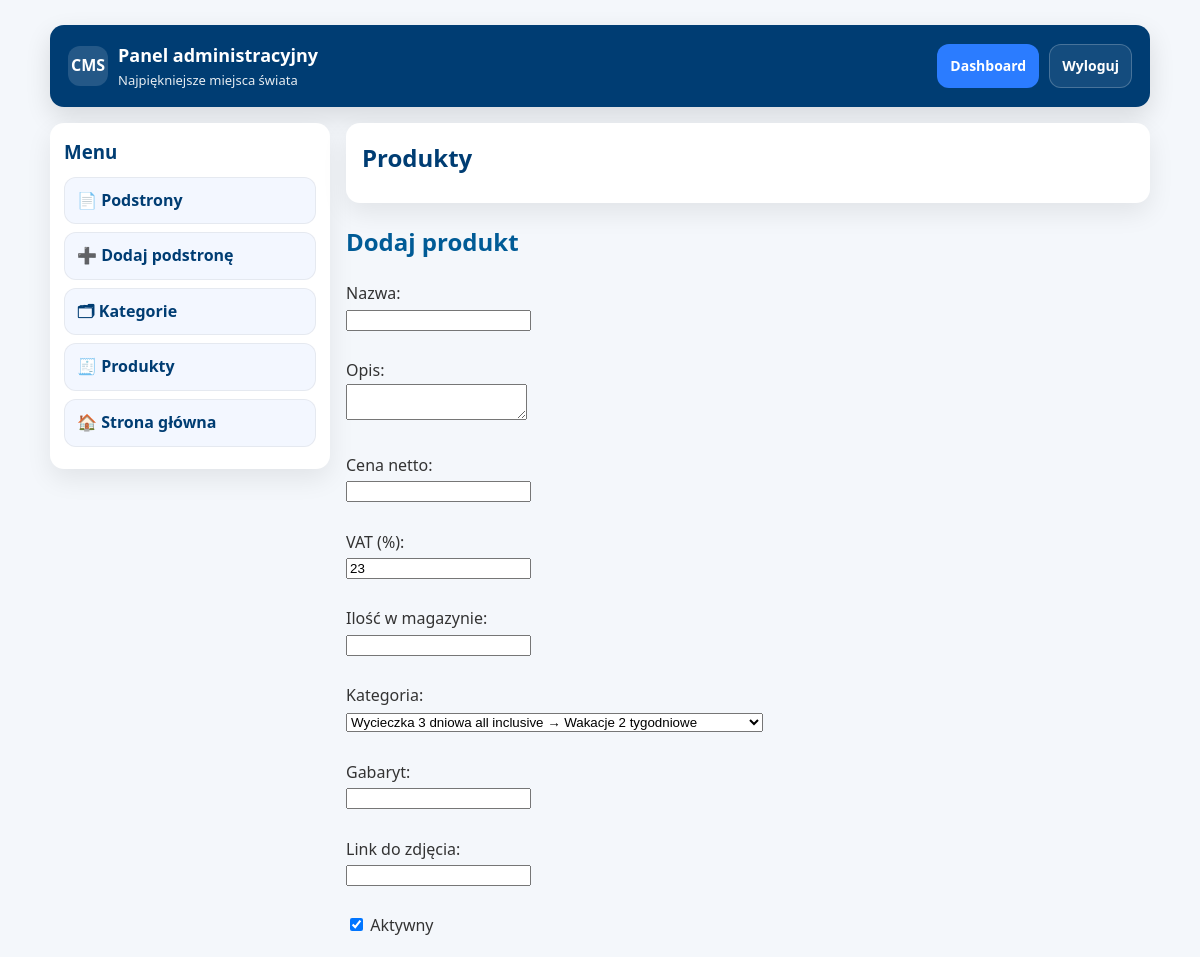
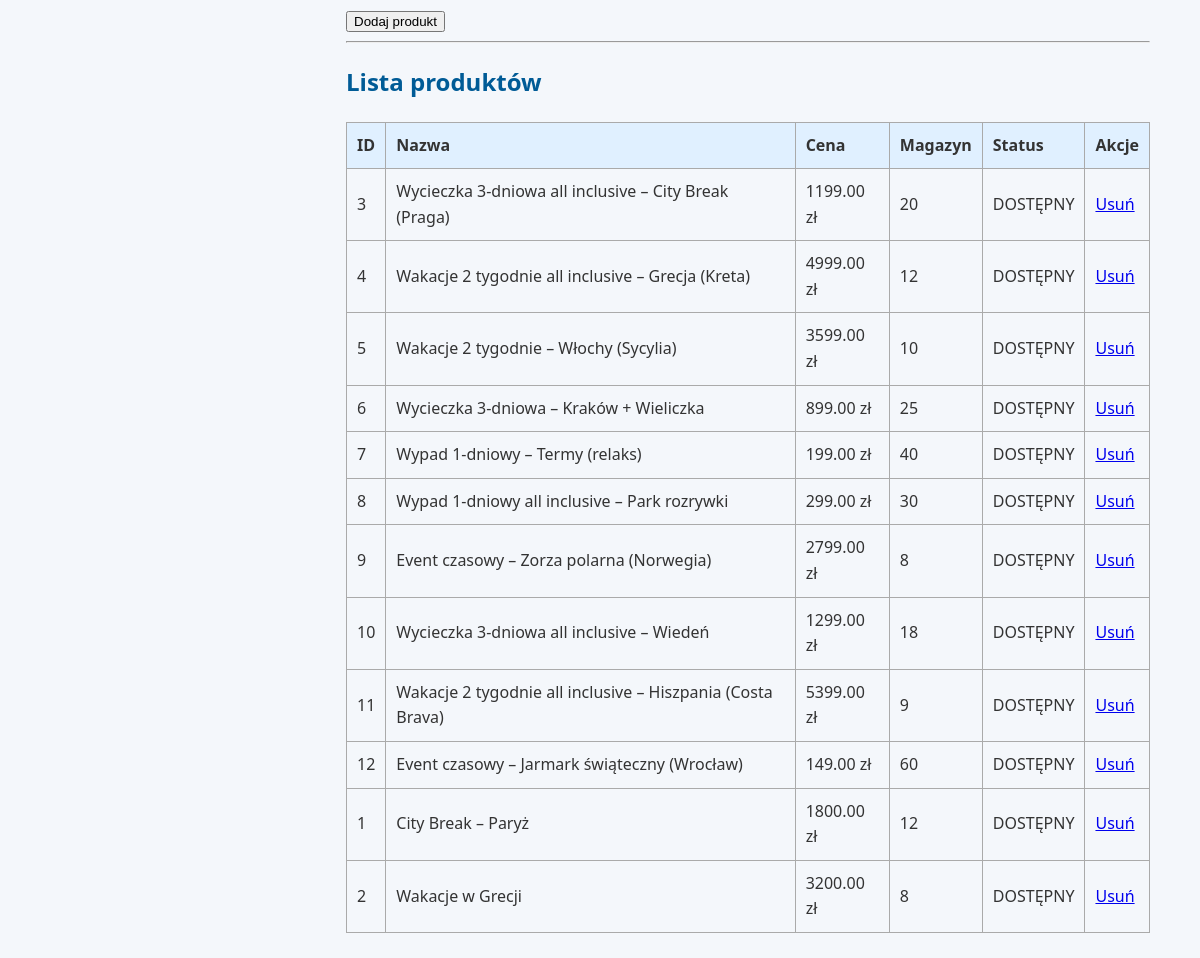
The app's page /witryna-projekt/admin.php?products=1 (signed in) with its own data (2 pictures, top to bottom).
### tables this page shows
CREATE TABLE `products` (
  `id` int(11) NOT NULL,
  `title` varchar(255) NOT NULL,
  `description` text NOT NULL,
  `created_at` datetime NOT NULL,
  `updated_at` datetime DEFAULT NULL,
  `expires_at` datetime DEFAULT NULL,
  `price_netto` decimal(10,2) NOT NULL,
  `vat` int(11) NOT NULL,
  `stock` int(11) NOT NULL,
  `status` tinyint(1) NOT NULL DEFAULT 1,
  `category_id` int(11) NOT NULL,
  `size` varchar(50) DEFAULT NULL,
  `image` varchar(255) DEFAULT NULL
);

### witryna-projekt/produkty.php (the view, shortened to what this page needs)
<?php
require_once 'cfg.php';
function DodajProdukt()
{
    echo '
    <h2>Dodaj produkt</h2>
    <form method="post">
        Nazwa:<br>
        <input type="text" name="title" required><br><br>
        Opis:<br>
        <textarea name="description" required></textarea><br><br>
        Cena netto:<br>
        <input type="number" step="0.01" name="price_netto" required><br><br>
        VAT (%):<br>
        <input type="number" name="vat" value="23"><br><br>
        Ilość w magazynie:<br>
        <input type="number" name="stock"><br><br>
        Kategoria:<br>
        <select name="category_id">'.ListaKategoriiSelect().'</select><br><br>
        Gabaryt:<br>
        <input type="text" name="size"><br><br>
        Link do zdjęcia:<br>
        <input type="text" name="image"><br><br>
        <label><input type="checkbox" name="status" checked> Aktywny</label><br><br>
        <input type="submit" name="add_product" value="Dodaj produkt">
    </form><hr>';
}
function PokazProdukty()
{
    global $conn;
    $res = mysqli_query($conn, "
        SELECT p.*, c.nazwa AS category
        FROM products p
        LEFT JOIN categories c ON p.category_id = c.id
        ORDER BY p.created_at DESC
    ");
    echo '<h2>Lista produktów</h2><table border="1" cellpadding="5">
        <tr>
            <th>ID</th>
            <th>Nazwa</th>
            <th>Cena</th>
            <th>Magazyn</th>
            <th>Status</th>
            <th>Akcje</th>
        </tr>';
    while ($p = mysqli_fetch_assoc($res)) {
        $available =
            ($p['status'] == 1 &&
             $p['stock'] > 0 &&
             ($p['expires_at'] === null || strtotime($p['expires_at']) > time()))
            ? 'DOSTĘPNY'
            : 'NIEDOSTĘPNY';
        echo '<tr>
            <td>'.$p['id'].'</td>
            <td>'.$p['title'].'</td>
            <td>'.$p['price_netto'].' zł</td>
            <td>'.$p['stock'].'</td>
            <td>'.$available.'</td>
            <td>
                <a href="?delete_product='.$p['id'].'">Usuń</a>
            </td>
        </tr>';
    }
    echo '</table>';
}
function ZarzadzajProduktami()
{
    DodajProdukt();
    PokazProdukty();
    return ob_get_clean();
}

### witryna-projekt/assets/css/style.css (style rules this page uses)
body { font-family: "Segoe UI", Arial, sans-serif; margin: 0; background-color: #faf2de; color: #333; line-height: 1.6; }
h1, h2, h3 { color: #005b96; }
table { width: 100%; border-collapse: collapse; margin-top: 20px; }
th, td { border: 1px solid #aaa; padding: 10px; text-align: left; }
th { background-color: #e0f0ff; }

### witryna-projekt/admin.php (style rules this page uses)
body { background: #f4f7fb; }

### records on screen
products: id "3", title "Wycieczka 3-dniowa all inclusive – City Break (Praga)", price_netto "1199.00", stock "20", available "DOSTĘPNY"
products: id "4", title "Wakacje 2 tygodnie all inclusive – Grecja (Kreta)", price_netto "4999.00", stock "12", available "DOSTĘPNY"
products: id "5", title "Wakacje 2 tygodnie – Włochy (Sycylia)", price_netto "3599.00", stock "10", available "DOSTĘPNY"
products: id "6", title "Wycieczka 3-dniowa – Kraków + Wieliczka", price_netto "899.00", stock "25", available "DOSTĘPNY"
products: id "7", title "Wypad 1-dniowy – Termy (relaks)", price_netto "199.00", stock "40", available "DOSTĘPNY"
products: id "8", title "Wypad 1-dniowy all inclusive – Park rozrywki", price_netto "299.00", stock "30", available "DOSTĘPNY"
products: id "9", title "Event czasowy – Zorza polarna (Norwegia)", price_netto "2799.00", stock "8", available "DOSTĘPNY"
products: id "10", title "Wycieczka 3-dniowa all inclusive – Wiedeń", price_netto "1299.00", stock "18", available "DOSTĘPNY"
products: id "11", title "Wakacje 2 tygodnie all inclusive – Hiszpania (Costa Brava)", price_netto "5399.00", stock "9", available "DOSTĘPNY"
products: id "12", title "Event czasowy – Jarmark świąteczny (Wrocław)", price_netto "149.00", stock "60", available "DOSTĘPNY"
products: id "1", title "City Break – Paryż", price_netto "1800.00", stock "12", available "DOSTĘPNY"
products: id "2", title "Wakacje w Grecji", price_netto "3200.00", stock "8", available "DOSTĘPNY"

### other values on screen
form field category_id "Wycieczka 3 dniowa all inclusive → Wakacje 2 tygodniowe"
